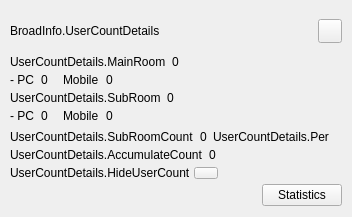
<?xml version="1.0" encoding="UTF-8"?>
<ui version="4.0">
 <class>AFUserCountWidget</class>
 <widget class="QWidget" name="AFUserCountWidget">
  <property name="geometry">
   <rect>
    <x>0</x>
    <y>0</y>
    <width>352</width>
    <height>217</height>
   </rect>
  </property>
  <property name="sizePolicy">
   <sizepolicy hsizetype="Preferred" vsizetype="Minimum">
    <horstretch>0</horstretch>
    <verstretch>0</verstretch>
   </sizepolicy>
  </property>
  <property name="maximumSize">
   <size>
    <width>16777215</width>
    <height>16777215</height>
   </size>
  </property>
  <property name="windowTitle">
   <string>Form</string>
  </property>
  <property name="styleSheet">
   <string notr="true"/>
  </property>
  <layout class="QVBoxLayout" name="verticalLayout">
   <property name="spacing">
    <number>0</number>
   </property>
   <property name="leftMargin">
    <number>0</number>
   </property>
   <property name="topMargin">
    <number>0</number>
   </property>
   <property name="rightMargin">
    <number>0</number>
   </property>
   <property name="bottomMargin">
    <number>0</number>
   </property>
   <item>
    <widget class="QWidget" name="widget_ContentsArea" native="true">
     <property name="minimumSize">
      <size>
       <width>0</width>
       <height>0</height>
      </size>
     </property>
     <property name="maximumSize">
      <size>
       <width>16777215</width>
       <height>16777215</height>
      </size>
     </property>
     <layout class="QVBoxLayout" name="verticalLayout_3">
      <property name="spacing">
       <number>0</number>
      </property>
      <property name="leftMargin">
       <number>10</number>
      </property>
      <property name="topMargin">
       <number>7</number>
      </property>
      <property name="rightMargin">
       <number>10</number>
      </property>
      <property name="bottomMargin">
       <number>7</number>
      </property>
      <item>
       <widget class="QFrame" name="frame_Title">
        <property name="minimumSize">
         <size>
          <width>0</width>
          <height>0</height>
         </size>
        </property>
        <property name="maximumSize">
         <size>
          <width>16777215</width>
          <height>16777215</height>
         </size>
        </property>
        <property name="frameShape">
         <enum>QFrame::NoFrame</enum>
        </property>
        <property name="frameShadow">
         <enum>QFrame::Raised</enum>
        </property>
        <layout class="QHBoxLayout" name="horizontalLayout">
         <property name="leftMargin">
          <number>0</number>
         </property>
         <property name="topMargin">
          <number>0</number>
         </property>
         <property name="rightMargin">
          <number>0</number>
         </property>
         <property name="bottomMargin">
          <number>0</number>
         </property>
         <item>
          <widget class="QLabel" name="label_Title">
           <property name="sizePolicy">
            <sizepolicy hsizetype="Preferred" vsizetype="Preferred">
             <horstretch>0</horstretch>
             <verstretch>0</verstretch>
            </sizepolicy>
           </property>
           <property name="minimumSize">
            <size>
             <width>0</width>
             <height>0</height>
            </size>
           </property>
           <property name="maximumSize">
            <size>
             <width>16777215</width>
             <height>16777215</height>
            </size>
           </property>
           <property name="text">
            <string>BroadInfo.UserCountDetails</string>
           </property>
           <property name="labelType" stdset="0">
            <string>labelTitle</string>
           </property>
          </widget>
         </item>
         <item>
          <spacer name="horizontalSpacer_3">
           <property name="orientation">
            <enum>Qt::Horizontal</enum>
           </property>
           <property name="sizeHint" stdset="0">
            <size>
             <width>40</width>
             <height>20</height>
            </size>
           </property>
          </spacer>
         </item>
         <item>
          <widget class="QPushButton" name="pushButton_Close">
           <property name="sizePolicy">
            <sizepolicy hsizetype="Fixed" vsizetype="Fixed">
             <horstretch>0</horstretch>
             <verstretch>0</verstretch>
            </sizepolicy>
           </property>
           <property name="minimumSize">
            <size>
             <width>24</width>
             <height>24</height>
            </size>
           </property>
           <property name="maximumSize">
            <size>
             <width>24</width>
             <height>24</height>
            </size>
           </property>
           <property name="text">
            <string/>
           </property>
           <property name="buttonType" stdset="0">
            <string>closeButton</string>
           </property>
          </widget>
         </item>
        </layout>
       </widget>
      </item>
      <item>
       <widget class="QWidget" name="widget_UserCountContents" native="true">
        <layout class="QVBoxLayout" name="verticalLayout_2">
         <property name="spacing">
          <number>1</number>
         </property>
         <property name="leftMargin">
          <number>0</number>
         </property>
         <property name="topMargin">
          <number>0</number>
         </property>
         <property name="rightMargin">
          <number>0</number>
         </property>
         <property name="bottomMargin">
          <number>0</number>
         </property>
         <item>
          <layout class="QHBoxLayout" name="horizontalLayout_6">
           <property name="spacing">
            <number>6</number>
           </property>
           <item>
            <widget class="QLabel" name="label_MainBroad">
             <property name="text">
              <string>UserCountDetails.MainRoom</string>
             </property>
            </widget>
           </item>
           <item>
            <widget class="QLabel" name="label_MainBroadUserCount">
             <property name="sizePolicy">
              <sizepolicy hsizetype="Expanding" vsizetype="Preferred">
               <horstretch>0</horstretch>
               <verstretch>0</verstretch>
              </sizepolicy>
             </property>
             <property name="text">
              <string>0</string>
             </property>
            </widget>
           </item>
          </layout>
         </item>
         <item>
          <layout class="QHBoxLayout" name="horizontalLayout_2">
           <item>
            <widget class="QLabel" name="label_MainBroadPC">
             <property name="sizePolicy">
              <sizepolicy hsizetype="Minimum" vsizetype="Preferred">
               <horstretch>0</horstretch>
               <verstretch>0</verstretch>
              </sizepolicy>
             </property>
             <property name="text">
              <string>- PC</string>
             </property>
            </widget>
           </item>
           <item>
            <spacer name="horizontalSpacer_7">
             <property name="orientation">
              <enum>Qt::Horizontal</enum>
             </property>
             <property name="sizeType">
              <enum>QSizePolicy::Fixed</enum>
             </property>
             <property name="sizeHint" stdset="0">
              <size>
               <width>6</width>
               <height>20</height>
              </size>
             </property>
            </spacer>
           </item>
           <item>
            <widget class="QLabel" name="label_MainBroadPCUserCount">
             <property name="sizePolicy">
              <sizepolicy hsizetype="Minimum" vsizetype="Preferred">
               <horstretch>0</horstretch>
               <verstretch>0</verstretch>
              </sizepolicy>
             </property>
             <property name="text">
              <string>0</string>
             </property>
            </widget>
           </item>
           <item>
            <layout class="QHBoxLayout" name="horizontalLayout_9">
             <property name="leftMargin">
              <number>6</number>
             </property>
             <property name="topMargin">
              <number>2</number>
             </property>
             <property name="rightMargin">
              <number>6</number>
             </property>
             <item>
              <widget class="QFrame" name="line_MainBroadDivider">
               <property name="sizePolicy">
                <sizepolicy hsizetype="Fixed" vsizetype="Fixed">
                 <horstretch>0</horstretch>
                 <verstretch>0</verstretch>
                </sizepolicy>
               </property>
               <property name="minimumSize">
                <size>
                 <width>1</width>
                 <height>12</height>
                </size>
               </property>
               <property name="maximumSize">
                <size>
                 <width>1</width>
                 <height>12</height>
                </size>
               </property>
              </widget>
             </item>
            </layout>
           </item>
           <item>
            <widget class="QLabel" name="label_MainBroadMobile">
             <property name="sizePolicy">
              <sizepolicy hsizetype="Minimum" vsizetype="Preferred">
               <horstretch>0</horstretch>
               <verstretch>0</verstretch>
              </sizepolicy>
             </property>
             <property name="text">
              <string>Mobile</string>
             </property>
            </widget>
           </item>
           <item>
            <spacer name="horizontalSpacer_8">
             <property name="orientation">
              <enum>Qt::Horizontal</enum>
             </property>
             <property name="sizeType">
              <enum>QSizePolicy::Fixed</enum>
             </property>
             <property name="sizeHint" stdset="0">
              <size>
               <width>6</width>
               <height>20</height>
              </size>
             </property>
            </spacer>
           </item>
           <item>
            <widget class="QLabel" name="label_MainBroadMobileUserCount">
             <property name="sizePolicy">
              <sizepolicy hsizetype="Minimum" vsizetype="Preferred">
               <horstretch>0</horstretch>
               <verstretch>0</verstretch>
              </sizepolicy>
             </property>
             <property name="text">
              <string>0</string>
             </property>
            </widget>
           </item>
           <item>
            <spacer name="horizontalSpacer_4">
             <property name="orientation">
              <enum>Qt::Horizontal</enum>
             </property>
             <property name="sizeType">
              <enum>QSizePolicy::Expanding</enum>
             </property>
             <property name="sizeHint" stdset="0">
              <size>
               <width>40</width>
               <height>20</height>
              </size>
             </property>
            </spacer>
           </item>
          </layout>
         </item>
         <item>
          <widget class="QWidget" name="widget_RelayRoomContents" native="true">
           <layout class="QVBoxLayout" name="verticalLayout_4">
            <property name="spacing">
             <number>1</number>
            </property>
            <property name="leftMargin">
             <number>0</number>
            </property>
            <property name="topMargin">
             <number>0</number>
            </property>
            <property name="rightMargin">
             <number>0</number>
            </property>
            <property name="bottomMargin">
             <number>0</number>
            </property>
            <item>
             <layout class="QHBoxLayout" name="horizontalLayout_7">
              <property name="spacing">
               <number>6</number>
              </property>
              <property name="bottomMargin">
               <number>0</number>
              </property>
              <item>
               <widget class="QLabel" name="label_RelayBroad">
                <property name="sizePolicy">
                 <sizepolicy hsizetype="Minimum" vsizetype="Preferred">
                  <horstretch>0</horstretch>
                  <verstretch>0</verstretch>
                 </sizepolicy>
                </property>
                <property name="text">
                 <string>UserCountDetails.SubRoom</string>
                </property>
               </widget>
              </item>
              <item>
               <widget class="QLabel" name="label_RelayBroadUserCount">
                <property name="sizePolicy">
                 <sizepolicy hsizetype="Expanding" vsizetype="Preferred">
                  <horstretch>0</horstretch>
                  <verstretch>0</verstretch>
                 </sizepolicy>
                </property>
                <property name="text">
                 <string>0</string>
                </property>
               </widget>
              </item>
             </layout>
            </item>
            <item>
             <layout class="QHBoxLayout" name="horizontalLayout_8">
              <item>
               <widget class="QLabel" name="label_RelayBroadPC">
                <property name="sizePolicy">
                 <sizepolicy hsizetype="Minimum" vsizetype="Preferred">
                  <horstretch>0</horstretch>
                  <verstretch>0</verstretch>
                 </sizepolicy>
                </property>
                <property name="text">
                 <string>- PC</string>
                </property>
               </widget>
              </item>
              <item>
               <spacer name="horizontalSpacer_9">
                <property name="orientation">
                 <enum>Qt::Horizontal</enum>
                </property>
                <property name="sizeType">
                 <enum>QSizePolicy::Fixed</enum>
                </property>
                <property name="sizeHint" stdset="0">
                 <size>
                  <width>6</width>
                  <height>20</height>
                 </size>
                </property>
               </spacer>
              </item>
              <item>
               <widget class="QLabel" name="label_RelayBroadPCUserCount">
                <property name="sizePolicy">
                 <sizepolicy hsizetype="Minimum" vsizetype="Preferred">
                  <horstretch>0</horstretch>
                  <verstretch>0</verstretch>
                 </sizepolicy>
                </property>
                <property name="text">
                 <string>0</string>
                </property>
               </widget>
              </item>
              <item>
               <layout class="QHBoxLayout" name="horizontalLayout_11">
                <property name="leftMargin">
                 <number>6</number>
                </property>
                <property name="topMargin">
                 <number>2</number>
                </property>
                <property name="rightMargin">
                 <number>6</number>
                </property>
                <item>
                 <widget class="QFrame" name="line_RelayBroadDivider">
                  <property name="sizePolicy">
                   <sizepolicy hsizetype="Fixed" vsizetype="Fixed">
                    <horstretch>0</horstretch>
                    <verstretch>0</verstretch>
                   </sizepolicy>
                  </property>
                  <property name="minimumSize">
                   <size>
                    <width>1</width>
                    <height>12</height>
                   </size>
                  </property>
                  <property name="maximumSize">
                   <size>
                    <width>1</width>
                    <height>12</height>
                   </size>
                  </property>
                 </widget>
                </item>
               </layout>
              </item>
              <item>
               <widget class="QLabel" name="label_RelayBroadMobile">
                <property name="sizePolicy">
                 <sizepolicy hsizetype="Minimum" vsizetype="Preferred">
                  <horstretch>0</horstretch>
                  <verstretch>0</verstretch>
                 </sizepolicy>
                </property>
                <property name="text">
                 <string>Mobile</string>
                </property>
               </widget>
              </item>
              <item>
               <spacer name="horizontalSpacer_10">
                <property name="orientation">
                 <enum>Qt::Horizontal</enum>
                </property>
                <property name="sizeType">
                 <enum>QSizePolicy::Fixed</enum>
                </property>
                <property name="sizeHint" stdset="0">
                 <size>
                  <width>6</width>
                  <height>20</height>
                 </size>
                </property>
               </spacer>
              </item>
              <item>
               <widget class="QLabel" name="label_RelayBroadMobileUserCount">
                <property name="sizePolicy">
                 <sizepolicy hsizetype="Minimum" vsizetype="Preferred">
                  <horstretch>0</horstretch>
                  <verstretch>0</verstretch>
                 </sizepolicy>
                </property>
                <property name="text">
                 <string>0</string>
                </property>
               </widget>
              </item>
              <item>
               <spacer name="horizontalSpacer_5">
                <property name="orientation">
                 <enum>Qt::Horizontal</enum>
                </property>
                <property name="sizeType">
                 <enum>QSizePolicy::Expanding</enum>
                </property>
                <property name="sizeHint" stdset="0">
                 <size>
                  <width>40</width>
                  <height>20</height>
                 </size>
                </property>
               </spacer>
              </item>
             </layout>
            </item>
            <item>
             <layout class="QHBoxLayout" name="horizontalLayout_10">
              <property name="spacing">
               <number>6</number>
              </property>
              <property name="bottomMargin">
               <number>0</number>
              </property>
              <item>
               <widget class="QLabel" name="label_OpenedRelayBroad">
                <property name="text">
                 <string>UserCountDetails.SubRoomCount</string>
                </property>
               </widget>
              </item>
              <item>
               <widget class="QLabel" name="label_OpenedRelayBroadCount">
                <property name="sizePolicy">
                 <sizepolicy hsizetype="Preferred" vsizetype="Preferred">
                  <horstretch>0</horstretch>
                  <verstretch>0</verstretch>
                 </sizepolicy>
                </property>
                <property name="text">
                 <string>0</string>
                </property>
               </widget>
              </item>
              <item>
               <widget class="QLabel" name="label_Per">
                <property name="text">
                 <string>UserCountDetails.Per</string>
                </property>
               </widget>
              </item>
              <item>
               <spacer name="horizontalSpacer_6">
                <property name="orientation">
                 <enum>Qt::Horizontal</enum>
                </property>
                <property name="sizeHint" stdset="0">
                 <size>
                  <width>40</width>
                  <height>20</height>
                 </size>
                </property>
               </spacer>
              </item>
             </layout>
            </item>
           </layout>
          </widget>
         </item>
         <item>
          <layout class="QHBoxLayout" name="horizontalLayout_5">
           <property name="spacing">
            <number>6</number>
           </property>
           <item>
            <widget class="QLabel" name="label_Accumulation">
             <property name="text">
              <string>UserCountDetails.AccumulateCount</string>
             </property>
            </widget>
           </item>
           <item>
            <widget class="QLabel" name="label_AccumulationUserCount">
             <property name="sizePolicy">
              <sizepolicy hsizetype="Expanding" vsizetype="Preferred">
               <horstretch>0</horstretch>
               <verstretch>0</verstretch>
              </sizepolicy>
             </property>
             <property name="text">
              <string>0</string>
             </property>
            </widget>
           </item>
          </layout>
         </item>
         <item>
          <layout class="QHBoxLayout" name="horizontalLayout_4">
           <item>
            <widget class="QLabel" name="label_HideUserCount">
             <property name="text">
              <string>UserCountDetails.HideUserCount</string>
             </property>
            </widget>
           </item>
           <item>
            <spacer name="horizontalSpacer_11">
             <property name="orientation">
              <enum>Qt::Horizontal</enum>
             </property>
             <property name="sizeType">
              <enum>QSizePolicy::Fixed</enum>
             </property>
             <property name="sizeHint" stdset="0">
              <size>
               <width>2</width>
               <height>20</height>
              </size>
             </property>
            </spacer>
           </item>
           <item>
            <widget class="AFQToggleButton" name="pushButton_HideUserCount">
             <property name="sizePolicy">
              <sizepolicy hsizetype="Fixed" vsizetype="Fixed">
               <horstretch>0</horstretch>
               <verstretch>0</verstretch>
              </sizepolicy>
             </property>
             <property name="minimumSize">
              <size>
               <width>24</width>
               <height>12</height>
              </size>
             </property>
             <property name="maximumSize">
              <size>
               <width>24</width>
               <height>12</height>
              </size>
             </property>
             <property name="text">
              <string/>
             </property>
            </widget>
           </item>
           <item>
            <spacer name="horizontalSpacer">
             <property name="orientation">
              <enum>Qt::Horizontal</enum>
             </property>
             <property name="sizeHint" stdset="0">
              <size>
               <width>40</width>
               <height>20</height>
              </size>
             </property>
            </spacer>
           </item>
          </layout>
         </item>
         <item>
          <layout class="QHBoxLayout" name="horizontalLayout_3">
           <item>
            <spacer name="horizontalSpacer_2">
             <property name="orientation">
              <enum>Qt::Horizontal</enum>
             </property>
             <property name="sizeHint" stdset="0">
              <size>
               <width>40</width>
               <height>20</height>
              </size>
             </property>
            </spacer>
           </item>
           <item>
            <widget class="QPushButton" name="pushButton_Statistics">
             <property name="text">
              <string>Statistics</string>
             </property>
            </widget>
           </item>
          </layout>
         </item>
        </layout>
       </widget>
      </item>
     </layout>
    </widget>
   </item>
   <item>
    <widget class="QLabel" name="label_BalloonTip">
     <property name="sizePolicy">
      <sizepolicy hsizetype="Fixed" vsizetype="Fixed">
       <horstretch>0</horstretch>
       <verstretch>0</verstretch>
      </sizepolicy>
     </property>
     <property name="minimumSize">
      <size>
       <width>26</width>
       <height>4</height>
      </size>
     </property>
     <property name="maximumSize">
      <size>
       <width>26</width>
       <height>4</height>
      </size>
     </property>
     <property name="text">
      <string/>
     </property>
    </widget>
   </item>
  </layout>
 </widget>
 <customwidgets>
  <customwidget>
   <class>AFQToggleButton</class>
   <extends>QPushButton</extends>
   <header>UIComponent/CBasicToggleButton.h</header>
  </customwidget>
 </customwidgets>
 <resources/>
 <connections/>
</ui>
